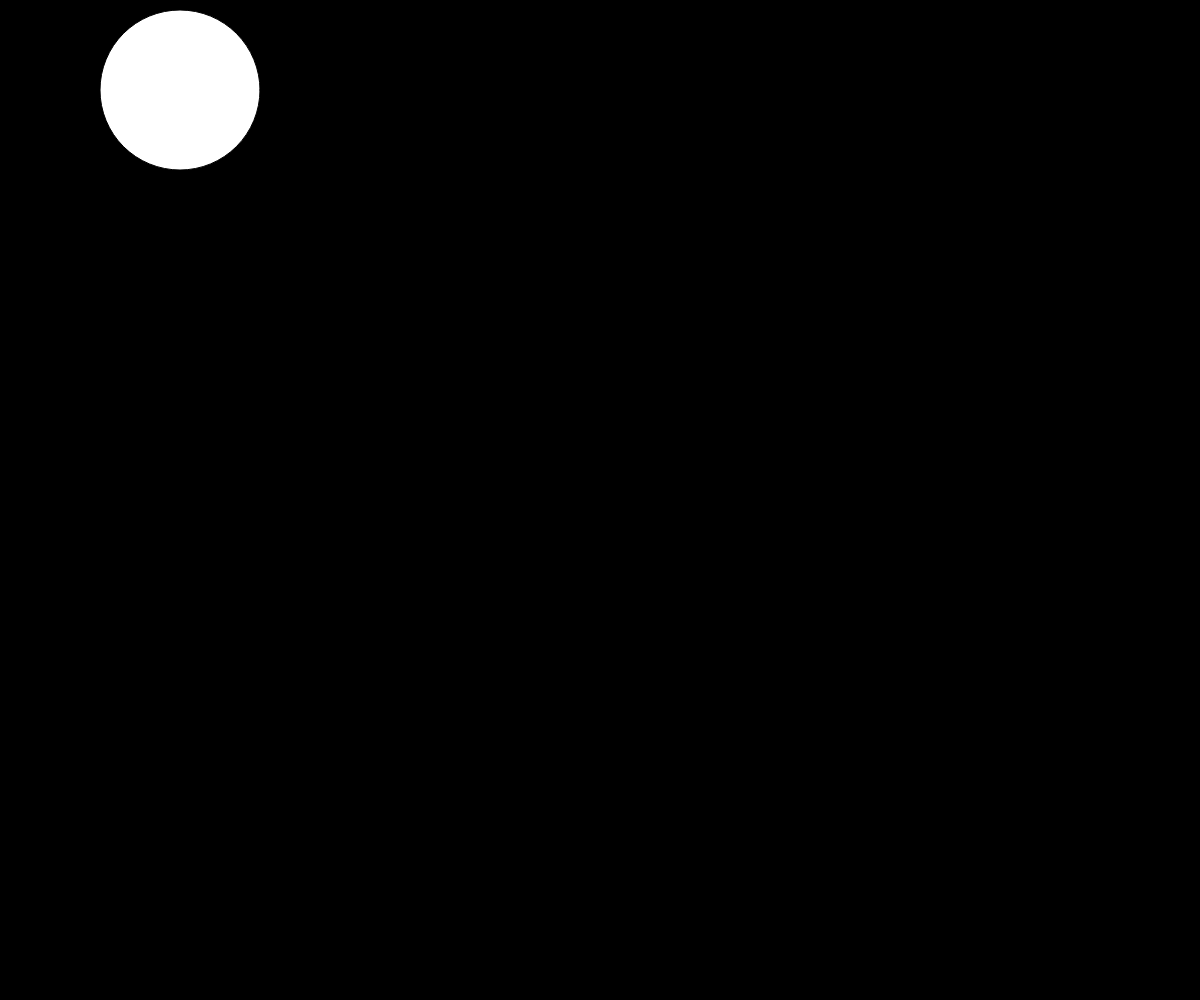
Frame 1 (no input)
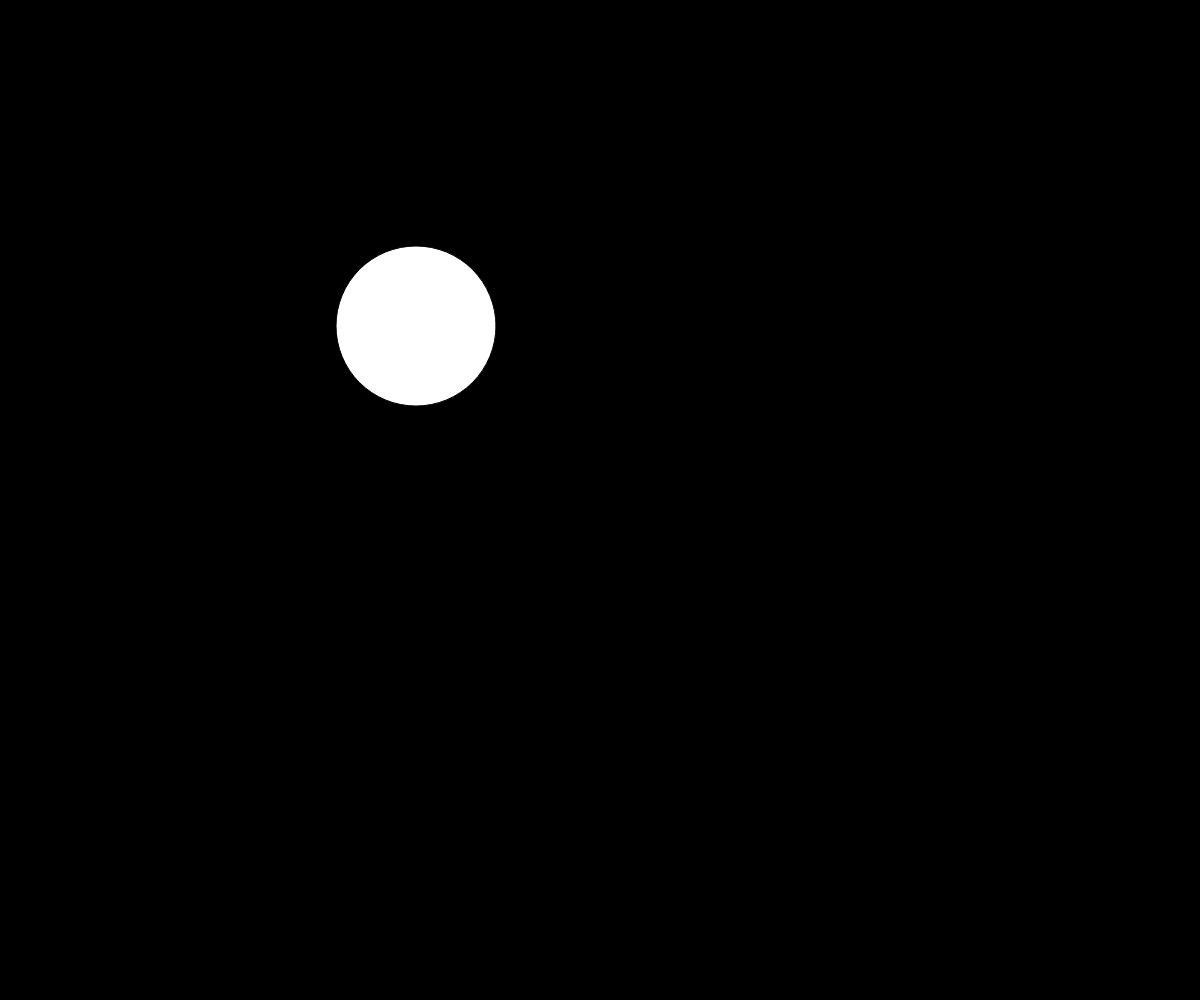
Frame 60 (no input)
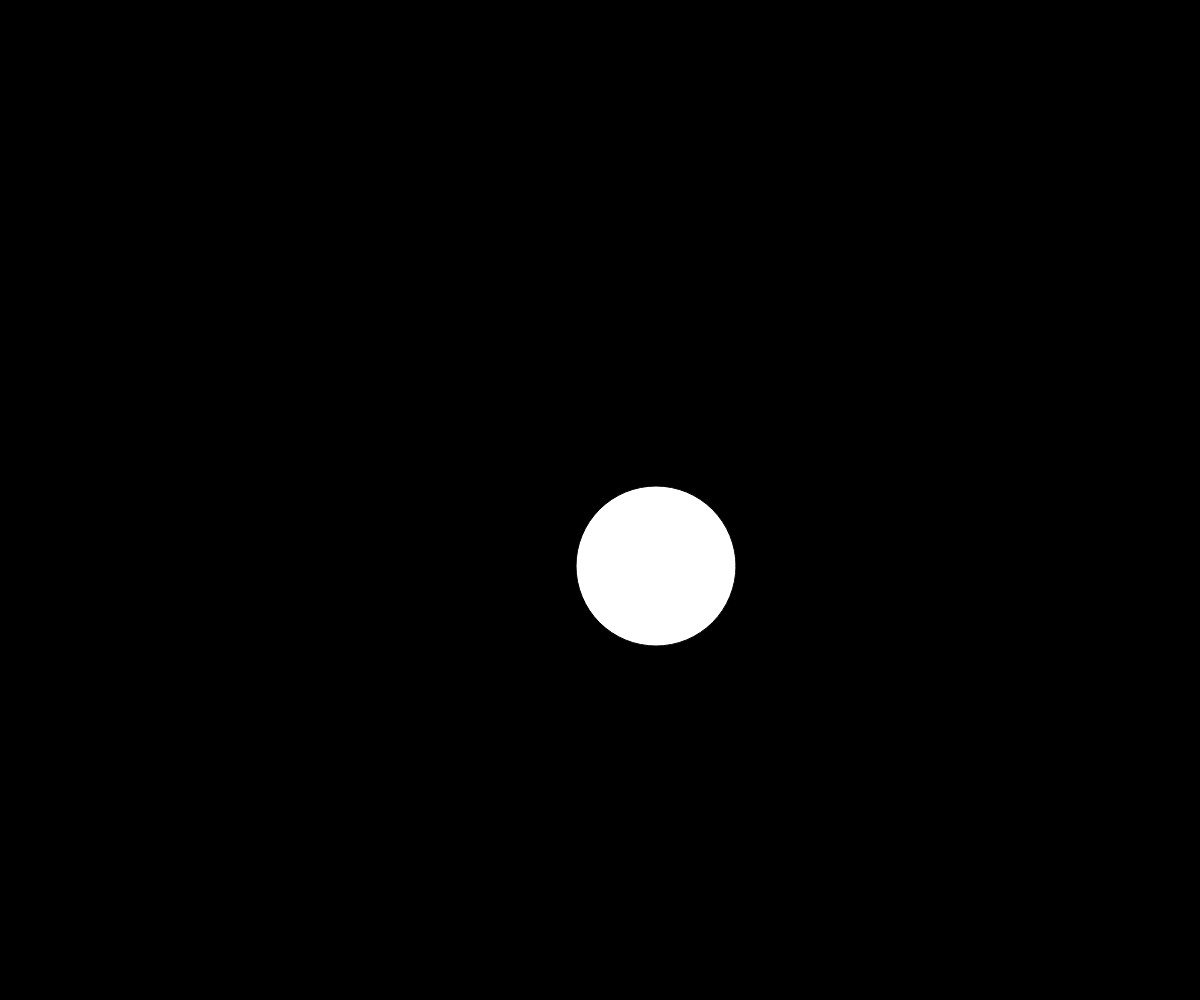
Frame 120 (the mouse pressed at the canvas centre since frame 60)

The p5.js sketch that drew these frames (run headless with seeded random() and noise() and a simulated clock; from frame 60 on, the mouse is pressed at the canvas centre):

// p5.js sketch
// ── sketch.js
/*
Author: David Anderle
Github: https://github.com/Andergonan/
LICENSE: https://github.com/Andergonan/WAP/blob/main/LICENSE
*/

let x = 180; //ball reflection 1
let y = 90; // ball reflection 2

let xspeed = 4; // ball speed 1
let yspeed = 4; // ball speed 2

let r = 80; // ball size

function setup() { // window
    createCanvas(window.innerWidth, window.innerHeight);
}

function draw () {
    background (0); // background
    ellipse (x, y, r*2, r*2); // ball
    x += xspeed;
    y += yspeed;
    
    if (x > width - r || x < r) {
        xspeed = -xspeed;
    }
      if (y > height - r || y < r) {
        yspeed = -yspeed;
    }
}
// ── style.css
/*
Author: David Anderle
Github: https://github.com/Andergonan/
LICENSE: https://github.com/Andergonan/WAP/blob/main/LICENSE
*/

body {
    background-color: black;
    margin: 0%;
}
